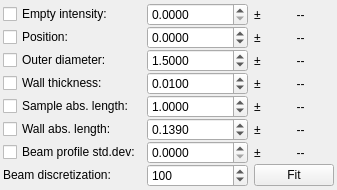
       <widget class="QWidget" name="profileFitTab">
        <attribute name="title">
         <string>Transmission profile fit</string>
        </attribute>
        <layout class="QGridLayout" name="gridLayout_2">
         <property name="leftMargin">
          <number>3</number>
         </property>
         <property name="topMargin">
          <number>3</number>
         </property>
         <property name="rightMargin">
          <number>3</number>
         </property>
         <property name="bottomMargin">
          <number>3</number>
         </property>
         <property name="verticalSpacing">
          <number>0</number>
         </property>
         <item row="6" column="2">
          <widget class="QLabel" name="label_19">
           <property name="sizePolicy">
            <sizepolicy hsizetype="Preferred" vsizetype="Preferred">
             <horstretch>0</horstretch>
             <verstretch>0</verstretch>
            </sizepolicy>
           </property>
           <property name="text">
            <string>±</string>
           </property>
          </widget>
         </item>
         <item row="5" column="0">
          <widget class="QCheckBox" name="profileFitWallAbsorptionLengthCheckBox">
           <property name="toolTip">
            <string>If checked, the absorption length of the wall is variable during the least-squares fit</string>
           </property>
           <property name="text">
            <string>Wall abs. length:</string>
           </property>
          </widget>
         </item>
         <item row="5" column="2">
          <widget class="QLabel" name="label_18">
           <property name="sizePolicy">
            <sizepolicy hsizetype="Preferred" vsizetype="Preferred">
             <horstretch>0</horstretch>
             <verstretch>0</verstretch>
            </sizepolicy>
           </property>
           <property name="text">
            <string>±</string>
           </property>
          </widget>
         </item>
         <item row="7" column="0">
          <widget class="QLabel" name="label_11">
           <property name="sizePolicy">
            <sizepolicy hsizetype="Minimum" vsizetype="Fixed">
             <horstretch>0</horstretch>
             <verstretch>0</verstretch>
            </sizepolicy>
           </property>
           <property name="text">
            <string>Beam discretization:</string>
           </property>
          </widget>
         </item>
         <item row="4" column="0">
          <widget class="QCheckBox" name="profileFitSampleAbsorptionLengthCheckBox">
           <property name="toolTip">
            <string>If checked, the sample absorption length is variable during the least-squares fit</string>
           </property>
           <property name="text">
            <string>Sample abs. length:</string>
           </property>
          </widget>
         </item>
         <item row="1" column="0">
          <widget class="QCheckBox" name="profileFitPositionCheckBox">
           <property name="toolTip">
            <string>If checked, the capillary position is variable during the least-squares fit</string>
           </property>
           <property name="text">
            <string>Position:</string>
           </property>
          </widget>
         </item>
         <item row="5" column="1">
          <widget class="QDoubleSpinBox" name="profileFitWallAbsorptionLengthDoubleSpinBox">
           <property name="sizePolicy">
            <sizepolicy hsizetype="MinimumExpanding" vsizetype="Fixed">
             <horstretch>0</horstretch>
             <verstretch>0</verstretch>
            </sizepolicy>
           </property>
           <property name="decimals">
            <number>4</number>
           </property>
           <property name="maximum">
            <double>100000000000000.000000000000000</double>
           </property>
           <property name="value">
            <double>0.139000000000000</double>
           </property>
          </widget>
         </item>
         <item row="0" column="2">
          <widget class="QLabel" name="label_12">
           <property name="sizePolicy">
            <sizepolicy hsizetype="Preferred" vsizetype="Preferred">
             <horstretch>0</horstretch>
             <verstretch>0</verstretch>
            </sizepolicy>
           </property>
           <property name="text">
            <string>±</string>
           </property>
          </widget>
         </item>
         <item row="0" column="0">
          <widget class="QCheckBox" name="profileFitI0CheckBox">
           <property name="toolTip">
            <string>If checked, the empty intensity is variable during the least-squares fit</string>
           </property>
           <property name="text">
            <string>Empty intensity:</string>
           </property>
          </widget>
         </item>
         <item row="3" column="2">
          <widget class="QLabel" name="label_16">
           <property name="sizePolicy">
            <sizepolicy hsizetype="Preferred" vsizetype="Preferred">
             <horstretch>0</horstretch>
             <verstretch>0</verstretch>
            </sizepolicy>
           </property>
           <property name="text">
            <string>±</string>
           </property>
          </widget>
         </item>
         <item row="2" column="0">
          <widget class="QCheckBox" name="profileFitOuterDiameterCeckBox">
           <property name="toolTip">
            <string>If checked, the outer diameter is variable during the least-squares fit</string>
           </property>
           <property name="text">
            <string>Outer diameter:</string>
           </property>
          </widget>
         </item>
         <item row="1" column="2">
          <widget class="QLabel" name="label_13">
           <property name="sizePolicy">
            <sizepolicy hsizetype="Preferred" vsizetype="Preferred">
             <horstretch>0</horstretch>
             <verstretch>0</verstretch>
            </sizepolicy>
           </property>
           <property name="text">
            <string>±</string>
           </property>
          </widget>
         </item>
         <item row="6" column="1">
          <widget class="QDoubleSpinBox" name="profileFitBeamSigmaDoubleSpinBox">
           <property name="sizePolicy">
            <sizepolicy hsizetype="MinimumExpanding" vsizetype="Fixed">
             <horstretch>0</horstretch>
             <verstretch>0</verstretch>
            </sizepolicy>
           </property>
           <property name="decimals">
            <number>4</number>
           </property>
           <property name="maximum">
            <double>100000000000000.000000000000000</double>
           </property>
          </widget>
         </item>
         <item row="1" column="1">
          <widget class="QDoubleSpinBox" name="profileFitPositionDoubleSpinBox">
           <property name="sizePolicy">
            <sizepolicy hsizetype="MinimumExpanding" vsizetype="Fixed">
             <horstretch>0</horstretch>
             <verstretch>0</verstretch>
            </sizepolicy>
           </property>
           <property name="decimals">
            <number>4</number>
           </property>
           <property name="minimum">
            <double>-10000000000000.000000000000000</double>
           </property>
           <property name="maximum">
            <double>10000000000000.000000000000000</double>
           </property>
          </widget>
         </item>
         <item row="4" column="2">
          <widget class="QLabel" name="label_17">
           <property name="sizePolicy">
            <sizepolicy hsizetype="Preferred" vsizetype="Preferred">
             <horstretch>0</horstretch>
             <verstretch>0</verstretch>
            </sizepolicy>
           </property>
           <property name="text">
            <string>±</string>
           </property>
          </widget>
         </item>
         <item row="0" column="1">
          <widget class="QDoubleSpinBox" name="profileFitI0DoubleSpinBox">
           <property name="sizePolicy">
            <sizepolicy hsizetype="MinimumExpanding" vsizetype="Fixed">
             <horstretch>0</horstretch>
             <verstretch>0</verstretch>
            </sizepolicy>
           </property>
           <property name="decimals">
            <number>4</number>
           </property>
           <property name="maximum">
            <double>100000000000000.000000000000000</double>
           </property>
          </widget>
         </item>
         <item row="3" column="1">
          <widget class="QDoubleSpinBox" name="profileFitWallThicknessDoubleSpinBox">
           <property name="sizePolicy">
            <sizepolicy hsizetype="MinimumExpanding" vsizetype="Fixed">
             <horstretch>0</horstretch>
             <verstretch>0</verstretch>
            </sizepolicy>
           </property>
           <property name="decimals">
            <number>4</number>
           </property>
           <property name="maximum">
            <double>100000000000000.000000000000000</double>
           </property>
           <property name="value">
            <double>0.010000000000000</double>
           </property>
          </widget>
         </item>
         <item row="2" column="2">
          <widget class="QLabel" name="label_14">
           <property name="sizePolicy">
            <sizepolicy hsizetype="Preferred" vsizetype="Preferred">
             <horstretch>0</horstretch>
             <verstretch>0</verstretch>
            </sizepolicy>
           </property>
           <property name="text">
            <string>±</string>
           </property>
          </widget>
         </item>
         <item row="7" column="1">
          <widget class="QSpinBox" name="profileFitNBeamSpinBox">
           <property name="sizePolicy">
            <sizepolicy hsizetype="MinimumExpanding" vsizetype="Fixed">
             <horstretch>0</horstretch>
             <verstretch>0</verstretch>
            </sizepolicy>
           </property>
           <property name="minimum">
            <number>1</number>
           </property>
           <property name="maximum">
            <number>1000</number>
           </property>
           <property name="value">
            <number>100</number>
           </property>
          </widget>
         </item>
         <item row="6" column="0">
          <widget class="QCheckBox" name="profileFitBeamSigmaCheckBox">
           <property name="toolTip">
            <string>If checked, the beam profile width parameter is variable during the least-squares fit</string>
           </property>
           <property name="text">
            <string>Beam profile std.dev:</string>
           </property>
          </widget>
         </item>
         <item row="3" column="0">
          <widget class="QCheckBox" name="profileFitWallThicknessCheckBox">
           <property name="toolTip">
            <string>If checked, the wall thickness is variable during the least-squares fit</string>
           </property>
           <property name="text">
            <string>Wall thickness:</string>
           </property>
          </widget>
         </item>
         <item row="4" column="1">
          <widget class="QDoubleSpinBox" name="profileFitSampleAbsorptionLengthDoubleSpinBox">
           <property name="sizePolicy">
            <sizepolicy hsizetype="MinimumExpanding" vsizetype="Fixed">
             <horstretch>0</horstretch>
             <verstretch>0</verstretch>
            </sizepolicy>
           </property>
           <property name="decimals">
            <number>4</number>
           </property>
           <property name="maximum">
            <double>100000000000000.000000000000000</double>
           </property>
           <property name="value">
            <double>1.000000000000000</double>
           </property>
          </widget>
         </item>
         <item row="2" column="1">
          <widget class="QDoubleSpinBox" name="profileFitOuterDiameterDoubleSpinBox">
           <property name="sizePolicy">
            <sizepolicy hsizetype="MinimumExpanding" vsizetype="Fixed">
             <horstretch>0</horstretch>
             <verstretch>0</verstretch>
            </sizepolicy>
           </property>
           <property name="decimals">
            <number>4</number>
           </property>
           <property name="maximum">
            <double>100000000000000.000000000000000</double>
           </property>
           <property name="value">
            <double>1.500000000000000</double>
           </property>
          </widget>
         </item>
         <item row="0" column="3">
          <widget class="QLabel" name="profileFitI0UncertaintyLabel">
           <property name="sizePolicy">
            <sizepolicy hsizetype="MinimumExpanding" vsizetype="Preferred">
             <horstretch>0</horstretch>
             <verstretch>0</verstretch>
            </sizepolicy>
           </property>
           <property name="text">
            <string>--</string>
           </property>
           <property name="alignment">
            <set>Qt::AlignCenter</set>
           </property>
          </widget>
         </item>
         <item row="1" column="3">
          <widget class="QLabel" name="profileFitPositionUncertaintyLabel">
           <property name="sizePolicy">
            <sizepolicy hsizetype="MinimumExpanding" vsizetype="Preferred">
             <horstretch>0</horstretch>
             <verstretch>0</verstretch>
            </sizepolicy>
           </property>
           <property name="text">
            <string>--</string>
           </property>
           <property name="alignment">
            <set>Qt::AlignCenter</set>
           </property>
          </widget>
         </item>
         <item row="2" column="3">
          <widget class="QLabel" name="profileFitOuterDiameterUncertaintyLabel">
           <property name="sizePolicy">
            <sizepolicy hsizetype="MinimumExpanding" vsizetype="Preferred">
             <horstretch>0</horstretch>
             <verstretch>0</verstretch>
            </sizepolicy>
           </property>
           <property name="text">
            <string>--</string>
           </property>
           <property name="alignment">
            <set>Qt::AlignCenter</set>
           </property>
          </widget>
         </item>
         <item row="3" column="3">
          <widget class="QLabel" name="profileFitWallThicknessUncertaintyLabel">
           <property name="sizePolicy">
            <sizepolicy hsizetype="MinimumExpanding" vsizetype="Preferred">
             <horstretch>0</horstretch>
             <verstretch>0</verstretch>
            </sizepolicy>
           </property>
           <property name="text">
            <string>--</string>
           </property>
           <property name="alignment">
            <set>Qt::AlignCenter</set>
           </property>
          </widget>
         </item>
         <item row="4" column="3">
          <widget class="QLabel" name="profileFitSampleAbsorptionLengthUncertaintyLabel">
           <property name="sizePolicy">
            <sizepolicy hsizetype="MinimumExpanding" vsizetype="Preferred">
             <horstretch>0</horstretch>
             <verstretch>0</verstretch>
            </sizepolicy>
           </property>
           <property name="text">
            <string>--</string>
           </property>
           <property name="alignment">
            <set>Qt::AlignCenter</set>
           </property>
          </widget>
         </item>
         <item row="5" column="3">
          <widget class="QLabel" name="profileFitWallAbsorptionLengthUncertaintyLabel">
           <property name="sizePolicy">
            <sizepolicy hsizetype="MinimumExpanding" vsizetype="Preferred">
             <horstretch>0</horstretch>
             <verstretch>0</verstretch>
            </sizepolicy>
           </property>
           <property name="text">
            <string>--</string>
           </property>
           <property name="alignment">
            <set>Qt::AlignCenter</set>
           </property>
          </widget>
         </item>
         <item row="6" column="3">
          <widget class="QLabel" name="profileFitBeamSigmaUncertaintyLabel">
           <property name="sizePolicy">
            <sizepolicy hsizetype="MinimumExpanding" vsizetype="Preferred">
             <horstretch>0</horstretch>
             <verstretch>0</verstretch>
            </sizepolicy>
           </property>
           <property name="text">
            <string>--</string>
           </property>
           <property name="alignment">
            <set>Qt::AlignCenter</set>
           </property>
          </widget>
         </item>
         <item row="7" column="2" colspan="2">
          <widget class="QPushButton" name="profileFitPushButton">
           <property name="sizePolicy">
            <sizepolicy hsizetype="MinimumExpanding" vsizetype="Fixed">
             <horstretch>0</horstretch>
             <verstretch>0</verstretch>
            </sizepolicy>
           </property>
           <property name="text">
            <string>Fit</string>
           </property>
          </widget>
         </item>
        </layout>
       </widget>
